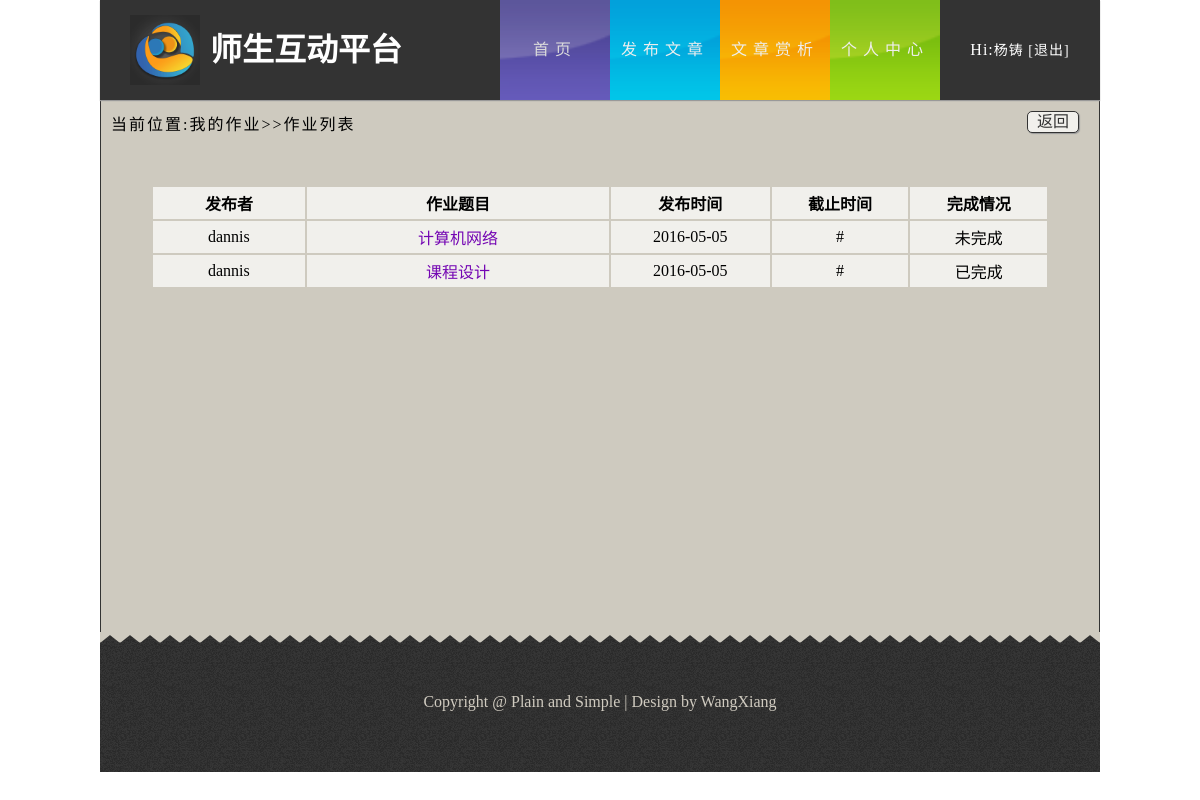
/myhomework.php (signed in), run on the app's committed database.
### tables this page shows
CREATE TABLE `tb_teacher` (
  `account` char(255) NOT NULL,
  `password` char(255) DEFAULT NULL,
  `teacher_id` int(255) NOT NULL AUTO_INCREMENT,
  `chinese_name` varchar(255) DEFAULT NULL,
  `sex` varchar(255) DEFAULT NULL,
  `address` varchar(255) DEFAULT NULL,
  `tel` varchar(255) DEFAULT NULL,
  `remark` varchar(255) DEFAULT NULL,
  `count` int(5) DEFAULT '0',
  `head_pic` varchar(100) DEFAULT NULL,
  PRIMARY KEY (`teacher_id`)
);

CREATE TABLE `tb_onlinestu` (
  `online_id` int(11) NOT NULL AUTO_INCREMENT,
  `online_author` int(10) DEFAULT NULL,
  `online_title` varchar(255) DEFAULT NULL,
  `online_kind` varchar(255) DEFAULT NULL,
  `online_publishtime` int(15) DEFAULT NULL,
  `online_endtime` int(15) DEFAULT NULL,
  `course_id` int(10) DEFAULT NULL,
  `state` tinyint(2) DEFAULT '0',
  `yaoqiu` varchar(1000) DEFAULT NULL,
  PRIMARY KEY (`online_id`)
);

CREATE TABLE `tb_worksub` (
  `id` int(5) NOT NULL AUTO_INCREMENT,
  `student_id` int(10) DEFAULT NULL,
  `online_id` int(10) DEFAULT NULL,
  `submittime` int(15) DEFAULT NULL,
  `state` int(2) DEFAULT '0',
  `filename` varchar(50) DEFAULT '0',
  PRIMARY KEY (`id`)
);

### public/myhomework.php (the view, shortened to what this page needs)
<!DOCTYPE html>
<html lang="zh-cn">
<head>
	<link rel="stylesheet" href="css/style.css">
</head>
<body>
    <header id="header">
	    <div class="sec">
		    <h1 class="logo">师生互动平台</h1>
			<nav class="link">
			    <ul class="o-nav">
			       <li class="active"><a href="index.php" class="s-bc">首页</a></li>
				    <li><a href="addarticle.php" class="f-bc">发布文章</a></li>
				    <li><a href="paragraph.php?page=1" class="w-bc">文章赏析</a></li>
				    <li><a href="setinfo.php" class="d-bc">个人中心</a></li>
			    </ul>
				<div class="dz">
				    <ul>
					<?php
						if(isset($_COOKIE["name"])){
							echo "<div class=\"dlz\">Hi:<a href=\"setinfo.php\"><span>".$_COOKIE["name"]." </span></a><a href=\"logout.php\">[退出]</a></div>";
						}else{
					?>
					   <li><a href="login.php">登录</a></li>
					   <li><a href="register.php">注册</a></li>
					<?php
						}
					?>
					</ul>
				</div>
			</nav>
		</div>
	</header>
    <div id="content" style="width:998px;border:1px solid #333;height:530px;padding:0">
	    <div class="wk zylb">
		    <div class="wz">
			    当前位置:我的作业>>作业列表
			</div>
		    <div class="return">
			    <a href="javascript:history.back(-1);">返回</a>
			</div>
			<div class="zuoy" style="height: 376px; overflow-y: scroll;">
			    <table>
				    <tr class="bj" >
					    <th class="fbz">发布者</th>
						<th class="tm">作业题目</th>
						<th class="fbsj">发布时间</th>
						<th class="jzsj">截止时间</th>
						<th>完成情况</th>
					</tr>
			<?php
				$result = mysql_query("SELECT * FROM tb_choosecourse WHERE student_id = '".$_COOKIE['id']."'");
				while ($row = mysql_fetch_array($result)) {
					$result_a = mysql_query("SELECT * FROM tb_onlinestu WHERE course_id = '".$row['course_id']."'");
					while ($row_a = mysql_fetch_array($result_a)) {
						echo "<tr class=\"bj\">";
						$result_c = mysql_query("SELECT * FROM tb_teacher WHERE teacher_id = '".$row_a['online_author']."'");
						while ($row_c = mysql_fetch_array($result_c)) {
							echo 	"<td>".$row_c['chinese_name']."</td>";
						}
						echo 		"<td><a href=\"worksubmit.php?wid=".$row_a['online_id']."\">".$row_a['online_title']."</a></td>";
						echo 		"<td>".date("Y-m-d",$row_a['online_publishtime'])."</td>";
						echo 		"<td>".'#'."</td>";
						$result_b = mysql_query("SELECT * FROM tb_worksub WHERE online_id = '".$row_a['online_id']."' AND student_id = '".$_COOKIE['id']."'");
						while ($row_b = mysql_fetch_array($result_b)) {
							if($row_b['state'] == '0'){
								$state = "未完成";
							}else{
								$state = "已完成";
							}
						}
						echo 		"<td>".$state."</td>";
						echo "</tr>";
					}
				}
			?>
				</table>
			</div>
		</div>
	</div>
	<footer>
	    <div class="footer">
		      Copyright&nbsp;&#64;&nbsp;Plain and Simple&nbsp;&#124;&nbsp;Design by WangXiang
		</div>
	</footer>
</body>
</html>

### public/css/style.css (style rules this page uses)
body,ul,h1 { margin:0; padding:0; }
.wk { width:998px; height:420px; }
.zylb { height:531px; background:#cecabf; }
.zylb>.wz { display:inline-block; margin:10px 0 0 10px; letter-spacing:2px; }
.zylb>.return { float:right; width:50px; height:20px; line-height:20px; border:1px solid #333; border-radius:5px; text-align:center; margin:10px 20px 0 0; display:inline-block; box-shadow:1px 1px 1px #999; background:#f1f0ec; }
.zylb>.zuoy { text-align:center;width:90%;margin:0 auto;margin-top:50px;height:380px }
.zylb>.zuoy>table { width:100%; }
.zylb>.zuoy>table .bj { background:#f1f0ec;height:32px; }
.zylb>.zuoy>table .bj a { color:#7406b3; }
.zylb>.zuoy>table .bj>.fbz { width:150px; }
.zylb>.zuoy>table .bj>.tm { width:300px; }
.return>a { color:#333; }
#header { width:100%; height:100px; background-color:#fff; }
ul { list-style:none; }
a { text-decoration:none;color:#333 }
.sec { width:1000px; height:100px; background-color:#333; margin:0 auto; box-shadow:0 1px 1px #999; position:relative; z-index:9999; }
.logo { background:url(../img/logo.png) no-repeat; background-size:70px 70px; width:330px; height:70px; text-indent:80px; float:left; margin-left:30px; margin-top:15px; color:#fff; line-height:70px; }
#header .link { float:right; height:100px; width:600px; text-align:center; line-height:100px; letter-spacing:6px; }
#header .o-nav li { float:left; width:110px; }
#header .o-nav li>a { display:block; color:#eee; }
#header .s-bc { background:url(../img/bg1.png) no-repeat; background-size:110px 100px; }
#header .f-bc { background:url(../img/bg2.png) no-repeat; background-size:110px 100px; }
#header .d-bc { background:url(../img/bg3.png) no-repeat; background-size:110px 100px; }
#header .w-bc { background:url(../img/bg4.png) no-repeat; background-size:110px 100px; }
#header .o-nav li>a:hover,#header .o-nav .active>a { opacity:0.9; }
#header .dz .dlz { color:#fff;letter-spacing:1px }
#header .dz .dlz>a { color:#fff;font-size:14px; }
#content { background:#cecabf; width:1000px; height:auto; margin:0 auto; padding-bottom:30px; }
footer { margin:0 auto; width:1000px; background:#cecabf; }
.footer { background:url(../img/footer.png); width:1000px; height:140px; color:#d0cbc0; text-align:center; line-height:140px; font-family:SimHei; }

### data on the page
tb_onlinestu: online_title "计算机网络", online_publishtime "2016-05-05", tb_worksub.state "未完成"
tb_teacher: chinese_name "dannis"
tb_onlinestu: online_title "课程设计", online_publishtime "2016-05-05", tb_worksub.state "已完成"

### other printed values
$_COOKIE["name"] "杨铸"
